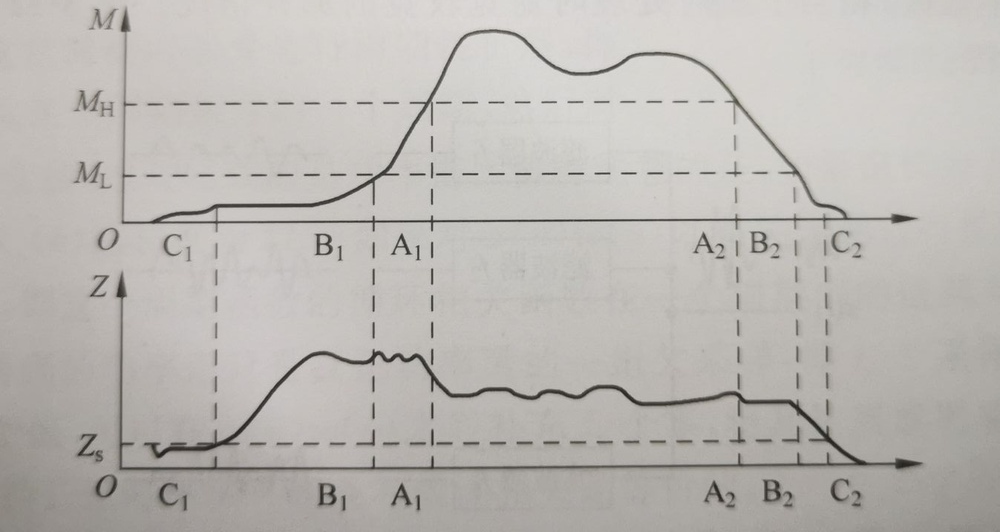
#> input picture 实验四/1.jpg, 1000 x 532 px, shrunk from 1347 x 716 before the run
$ python temp.py
#> lines starting #> are read from the running program, lines starting #| are printed output that depends on the picture; after the words box and inside, x2 and y2 are one past the last pixel; in counts of white or black regions, pixels touching at a corner belong together
import cv2 as cv
import numpy as np

if __name__ == '__main__':
    img = cv.imread("../1.jpg", cv.IMREAD_GRAYSCALE)
#> img: shape (532, 1000); min 31, max 223, mean 184.6
    cv.imshow("wer", img)
    cv.waitKey()
    img_m = np.asarray(img)
    height, width = np.shape(img_m)
#> height = 532; width = 1000
    img2 = np.zeros_like(img)
    for i in range(height):
        for j in range(width):
            if img[i][j] < 125:
                img2[i][j] = 0
            else:
                img2[i][j] = 255
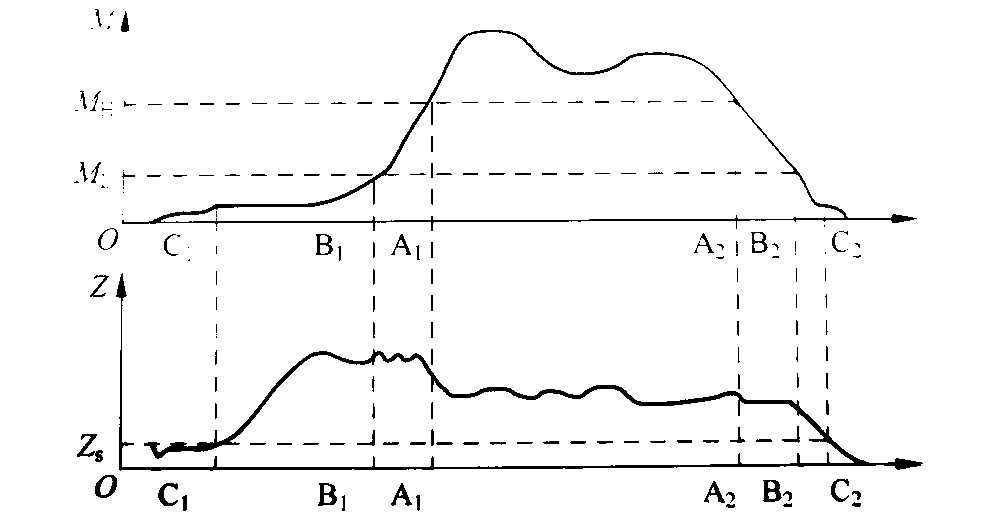
#> img2: shape (532, 1000); 96.6% white; 181 black regions (66 under 20 px), largest, box (x1, y1, x2, y2) and area: (116, 273, 923, 471) 7048, (122, 30, 917, 231) 4355, (763, 480, 782, 502) 252
    cv.imwrite("2.jpg", img2)
